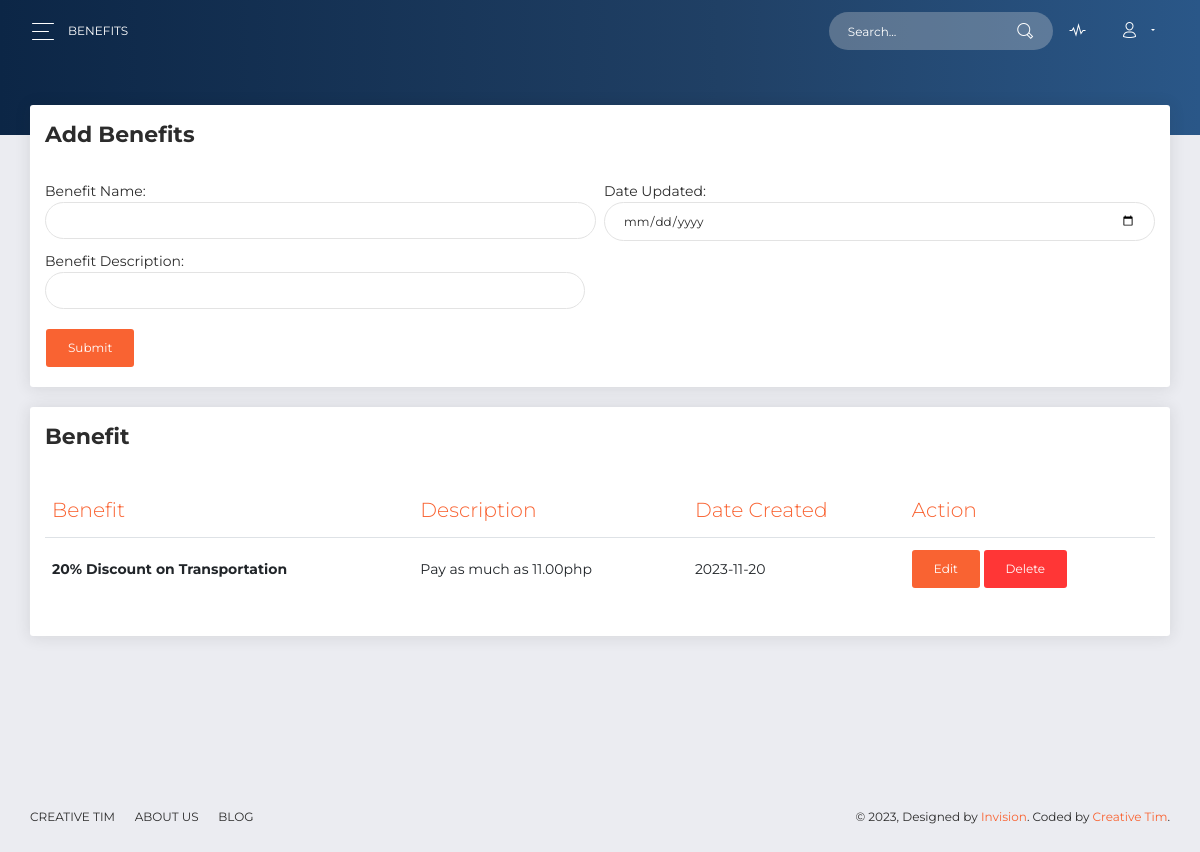
Screenshot of /dashboard/benefits.php with the database file from the repository.
### tables this page shows
CREATE TABLE `benefits` (
  `id` int(11) NOT NULL,
  `benefitName` varchar(256) NOT NULL,
  `benefitDescription` varchar(256) NOT NULL,
  `benefitDate` date NOT NULL
);

### dashboard/benefits.php (the view, shortened to what this page needs)
<?php
require_once('../controller/connection/connection.php');
$query = "select * from benefits";
$result = mysqli_query($conn,$query);
?>
<!DOCTYPE html>
<html lang="en">
<head>
  <link rel="stylesheet" href="https://use.fontawesome.com/releases/v5.7.1/css/all.css">
  <link href="../assets/css/bootstrap.min.css" rel="stylesheet" />
  <link href="../assets/css/now-ui-dashboard.css?v=1.5.0" rel="stylesheet" />
  <link href="../assets/demo/demo.css" rel="stylesheet" />
</head>
<body class="">
  <div class="wrapper ">
    <div class="main-panel" id="main-panel">
      <nav class="navbar navbar-expand-lg navbar-transparent  bg-primary  navbar-absolute">
        <div class="container-fluid">
          <div class="navbar-wrapper">
            <div class="navbar-toggle">
              <button type="button" class="navbar-toggler">
                <span class="navbar-toggler-bar bar1"></span>
                <span class="navbar-toggler-bar bar2"></span>
                <span class="navbar-toggler-bar bar3"></span>
              </button>
            </div>
            <a class="navbar-brand" href="#pablo">BENEFITS</a>
          </div>
          <div class="collapse navbar-collapse justify-content-end" id="navigation">
            <form>
              <div class="input-group no-border">
                <input type="text" value="" class="form-control" placeholder="Search...">
                <div class="input-group-append">
                  <div class="input-group-text">
                    <i class="now-ui-icons ui-1_zoom-bold"></i>
                  </div>
                </div>
              </div>
            </form>
            <ul class="navbar-nav">
              <li class="nav-item">
                <a class="nav-link" href="#pablo">
                  <i class="now-ui-icons media-2_sound-wave"></i>
                </a>
              </li>
              <li class="nav-item dropdown">
                <a class="nav-link dropdown-toggle" id="navbarDropdownMenuLink" data-toggle="dropdown" aria-haspopup="true" aria-expanded="false">
                  <i class="now-ui-icons users_single-02"></i>
                </a>
              </li>
            </ul>
          </div>
        </div>
      </nav>
      <div class="panel-header panel-header-sm">
      </div>
      <div class="content">
      <div class="row">
          <div class="col-md-12">
            <div class="card">
              <div class="card-header">
                <h5 class="title">Add Benefits</h5>
              </div>
              <div class="card-body">
                <div class="panel panel-default">
                  <div class="panel-body">
                    <form action="../controller/benefitsController.php" method="POST" enctype="multipart/form-data">
                      <div class="row">
                        <div class="col-md-6 pr-1">
                          <div class="form-group">
                            Benefit Name:
                            <input type="text" id="benefitName" name="benefitName" class="form-control">
                          </div>
                        </div>
                        <div class="col-md-6 pl-1">
                          <div class="form-group">
                            Date Updated:
                            <input type="date" id="benefitDate" name="benefitDate" class="form-control">
                          </div>
                        </div>
                      </div>
                      <div class="row">
                        <div class="col-md-6">
                          <div class="form-group">
                            Benefit Description:
                            <input type="text" id="benefitDescription" name="benefitDescription" class="form-control">
                          </div>
                        </div>
                      </div>
                      <div class="row">
                        <div class="col-md-4 pr-1">
                          <button class="btn btn-primary">Submit</button>
                        </div>
                      </div>
                    </form>
                  </div>
                </div>
              </div>
            </div>
          </div>
        </div>
        <div class="row">
          <div class="col-md-12">
            <div class="card">
              <div class="card-header">
                <h5 class="title">Benefit</h5>
              </div>
              <div class="card-body">
              <div class="table-responsive">
                  <table class="table">
                    <thead class=" text-primary">
                      <th>
                        Benefit
                      </th>
                      <th>
                        Description
                      </th>
                      <th>
                        Date Created
                      </th>
                      <th>
                        Action
                      </th>
                    </thead>
                    <tbody>
                      <tr>
                      <?php
                      while($row = mysqli_fetch_assoc($result))
                            {
                      ?>
                        <td>
                          <b>
                          <?php echo $row['benefitName']; ?>
                          </b>
                        </td>
                        <td>
                          <?php echo $row['benefitDescription']; ?>
                        </td>
                        <td>
                          <?php echo $row['benefitDate']; ?>
                        </td>
                        <td>
                          <a href="#" class="btn btn-primary">Edit</a>
                          <a href="#" class="btn btn-danger">Delete</a>
                        </td>
                      </tr>
                      <?php
                            }
                      ?>
                    </tbody>
                  </table>
                </div>
              </div>
            </div>
          </div>
        </div>
      </div>
      <footer class="footer">
        <div class=" container-fluid ">
          <nav>
            <ul>
              <li>
                <a href="https://www.creative-tim.com">
                  Creative Tim
                </a>
              </li>
              <li>
                <a href="http://presentation.creative-tim.com">
                  About Us
                </a>
              </li>
              <li>
                <a href="http://blog.creative-tim.com">
                  Blog
                </a>
              </li>
            </ul>
          </nav>
          <div class="copyright" id="copyright">
            &copy; , Designed by <a href="https://www.invisionapp.com" target="_blank">Invision</a>. Coded by <a href="https://www.creative-tim.com" target="_blank">Creative Tim</a>.
          </div>
        </div>
      </footer>
    </div>
  </div>
</body>
</html>

### rows the page displays
benefits: benefitName "20% Discount on Transportation", benefitDescription "Pay as much as 11.00php", benefitDate "2023-11-20"
